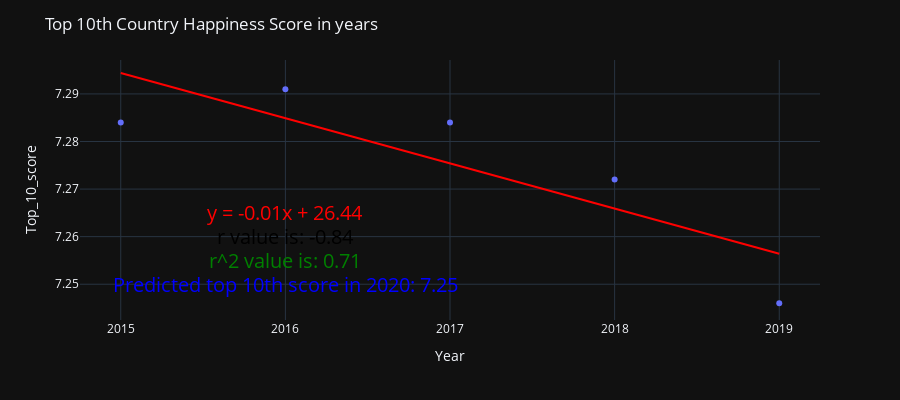

The notebook cell this image was saved under:
### Code cell
# Top 10 minimum score linear equation & prediction score in 2020 using plotly
x_axis = au_pd["Year"]
y_axis = au_pd["Top_10_score"]
top_10_2020 = 2020
slope, intercept, r_value, p_value, std_err = st.linregress(x_axis, y_axis)
top_10_predicted_score = round(slope * top_10_2020 + intercept,2)
line_eq = "y = " + str(round(slope,2)) + "x + " + str(round(intercept,2))

fig = px.scatter(au_pd, x = "Year", y = "Top_10_score", opacity=1, 
    trendline = "ols", trendline_color_override = "red")
fig.update_xaxes(nticks=5)
fig.update_layout(height=400, title_text = "Top 10th Country Happiness Score in years",
                annotations = [dict(x = 2016, y = 7.265, text = line_eq, font_size = 20, font_color = "red",
                              showarrow = False), 
                              dict(x = 2016, y = 7.26, text = f"r value is: {round(r_value, 2)}",
                              font_size = 20, font_color = "black", showarrow = False), 
                              dict(x = 2016, y = 7.255, text = f"r^2 value is: {round(r_value**2, 2)}",
                              font_size = 20, font_color = "green", showarrow = False),   
                              dict(x = 2016, y = 7.25,
                              text = f"Predicted top 10th score in 2020: {top_10_predicted_score}",
                              font_size = 20, font_color = "blue", showarrow = False)])

fig.show()

### Figure 1 — Plotly figure (JSON) as saved in the notebook; plotly's stock layout.template omitted (floating-point values rounded to 4 significant figures)
{"data": [{"hovertemplate": "Year=%{x}<br>Top_10_score=%{y}<extra></extra>", "legendgroup": "", "marker": {"color": "#636efa", "opacity": 1, "symbol": "circle"}, "mode": "markers", "name": "", "orientation": "v", "showlegend": false, "type": "scatter", "x": [2015, 2016, 2017, 2018, 2019], "xaxis": "x", "y": [7.284, 7.291, 7.284, 7.272, 7.246], "yaxis": "y"}, {"hovertemplate": "<b>OLS trendline</b><br>Top_10_score = -0.0095 * Year + 26.4369<br>R<sup>2</sup>=0.712201<br><br>Year=%{x}<br>Top_10_score=%{y} <b>(trend)</b><extra></extra>", "legendgroup": "", "line": {"color": "red"}, "marker": {"color": "#636efa", "symbol": "circle"}, "mode": "lines", "name": "", "showlegend": false, "type": "scatter", "x": [2015, 2016, 2017, 2018, 2019], "xaxis": "x", "y": [7.294, 7.285, 7.275, 7.266, 7.256], "yaxis": "y"}], "layout": {"annotations": [{"font": {"color": "red", "size": 20}, "showarrow": false, "text": "y = -0.01x + 26.44", "x": 2016, "y": 7.265}, {"font": {"color": "black", "size": 20}, "showarrow": false, "text": "r value is: -0.84", "x": 2016, "y": 7.26}, {"font": {"color": "green", "size": 20}, "showarrow": false, "text": "r^2 value is: 0.71", "x": 2016, "y": 7.255}, {"font": {"color": "blue", "size": 20}, "showarrow": false, "text": "Predicted top 10th score in 2020: 7.25", "x": 2016, "y": 7.25}], "height": 400, "legend": {"tracegroupgap": 0}, "margin": {"t": 60}, "title": {"text": "Top 10th Country Happiness Score in years"}, "xaxis": {"anchor": "y", "domain": [0, 1], "nticks": 5, "title": {"text": "Year"}}, "yaxis": {"anchor": "x", "domain": [0, 1], "title": {"text": "Top_10_score"}}}}
